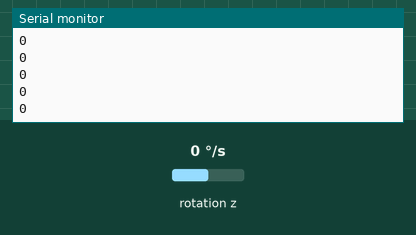
This sketch was run on a simulated nRF52 board. Parts: the last lines printed to the serial monitor. The test bench sets the inputs (shaded band); at power-on: rotation z 0 °/s. A phone connects over Bluetooth LE 3 s after start.

Above: at 1.2 s.
1.3 s: rotation z set to -192 °/s
At 1.31 s:
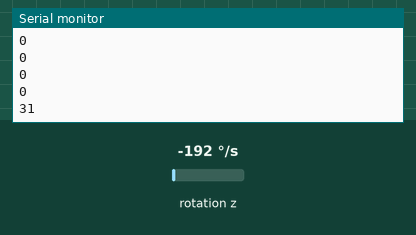
4.3 s: rotation z set to -100 °/s
At 4.31 s:
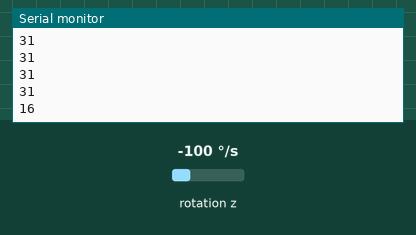
Timing chart, 0 to 7.3 s (numbered marks = the images above; inputs shaded):
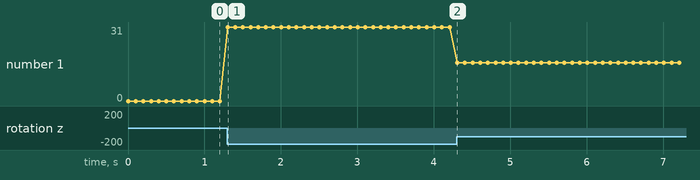

The sketch:

XIAOnRF52840CadencePeriph.ino
```cpp
// https://tech.144lab.com/entry/arduino-ble1

#include <bluefruit.h>
#include <LSM6DS3.h>
#include <Wire.h>

#define coefficient 0.1666

// BLE Service
BLEDfu  bledfu;  // OTA DFU service
BLEDis  bledis;  // device information
BLEUart bleuart; // uart over ble
BLEBas  blebas;  // battery

LSM6DS3 myIMU(I2C_MODE, 0x6A);
float aX, aY, aZ, gX, gY, gZ;
int cadence;

const uint8_t PrimaryServiceUUID[] = {
    // ccdd0000-0011-2233-4455-66778899aabb
    0xbb, 0xaa, 0x99, 0x88, 0x77, 0x66, 0x55, 0x44,
    0x33, 0x22, 0x11, 0x00, 0x00, 0x00, 0xdd, 0xcc,
};
BLEService PrimaryService(PrimaryServiceUUID);

const uint8_t BtnCharacteristicUUID[] = {
    // ccdd0001-0011-2233-4455-66778899aabb
    0xbb, 0xaa, 0x99, 0x88, 0x77, 0x66, 0x55, 0x44,
    0x33, 0x22, 0x11, 0x00, 0x01, 0x00, 0xdd, 0xcc,
};
BLECharacteristic BtnCharacteristic(BtnCharacteristicUUID);

void initBluefruit(){
  /*
   * 自動LED制御のON/OFF
   * trueの場合、ターゲットのLED1の制御をBLEドライバーに奪われる
  */
  Bluefruit.autoConnLed(true);

  /*
   * 周辺機器との接続を最大帯域で設定する
   * SoftDeviceに必要なSRAMが増える
   * 注意：すべてのconfig***()関数は、begin()の前に呼び出す必要があります。
  */
  Bluefruit.configPrphBandwidth(BANDWIDTH_MAX);

  Bluefruit.begin();

  // 送信出力電力を設定
  Bluefruit.setTxPower(4);
  // device名の設定
  Bluefruit.setName("tedeyannen,tede");
  Bluefruit.Periph.setConnectCallback(connect_callback);
  Bluefruit.Periph.setDisconnectCallback(disconnect_callback);

}

void startAdvertised(){
  // アドバタイズパケットのフラグ
  Bluefruit.Advertising.addFlags(BLE_GAP_ADV_FLAGS_LE_ONLY_GENERAL_DISC_MODE);
  // 電力とデバイス名とプライマリサービスUUIDをアドバタイズ情報に載せる
  Bluefruit.Advertising.addTxPower();
  Bluefruit.ScanResponse.addName();
  Bluefruit.Advertising.addService(PrimaryService);
  // 接続を切ったらアドバタイズを再開する設定
  Bluefruit.Advertising.restartOnDisconnect(true);
  // アドバタイズはファストモードー＞スローモードー＞ストップという状態遷移
  // ファストモードの時間を指定する（３０秒）
  Bluefruit.Advertising.setFastTimeout(30);  // number of seconds in fast
  // 何秒間アドバタイズするか（ゼロの場合はノンストップ）
  Bluefruit.Advertising.start(0);
}

void setup() {
  Serial.begin(9600);
  while (!Serial);
  while (myIMU.begin() != 0) {
    Serial.println("Device error");
    delay(1000);
  }

  initBluefruit();
  Serial.println("initBluefruit");
  // Configure and Start BLE Uart Service
  bleuart.begin();
  Serial.println("initBlueUart");
  // Set up and start advertising
  startAdvertised();
  Serial.println("iniAdv");
}

void loop() {

  gZ = myIMU.readFloatGyroZ();
  cadence = abs(gZ * coefficient);
  Serial.println(cadence);
  bleuart.print(cadence);
  delay(100);
}

// callback invoked when central connects
void connect_callback(uint16_t conn_handle)
{
  // Get the reference to current connection
  BLEConnection* connection = Bluefruit.Connection(conn_handle);

  char central_name[32] = { 0 };
  connection->getPeerName(central_name, sizeof(central_name));

  Serial.print("Connected to ");
  Serial.println(central_name);
}

/**
 * Callback invoked when a connection is dropped
 * @param conn_handle connection where this event happens
 * @param reason is a BLE_HCI_STATUS_CODE which can be found in ble_hci.h
 */
void disconnect_callback(uint16_t conn_handle, uint8_t reason)
{
  (void) conn_handle;
  (void) reason;

  Serial.println();
  Serial.print("Disconnected, reason = 0x"); Serial.println(reason, HEX);
}
```

Measured:
- after the input at 1.3 s, the serial monitor: prints a new line at once (image 1)
- after the input at 4.3 s, the serial monitor: prints a new line at once (image 2)
- plotted number 1: 0 → 31 after the input at 1.3 s, 31 → 16 after the input at 4.3 s
